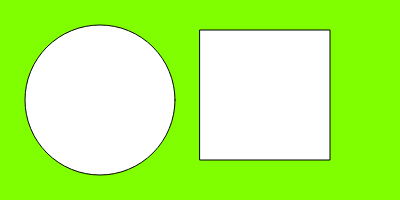
Frame 1 (no input)
Frame 60 (no input): identical to frame 1, image omitted
Frame 120 (the mouse pressed at the canvas centre since frame 60): identical to frame 1, image omitted

The p5.js sketch that drew this single still picture (run headless with seeded random() and noise() and a simulated clock; from frame 60 on, the mouse is pressed at the canvas centre):

// p5.js sketch
// ── sketch.js
function setup() {
  createCanvas(400, 200
  );
  colorMode(HSB);
}

function draw() {
  background(90,100,100);
  circle(100, 100, 150);
  square(200, 30, 130);
}
